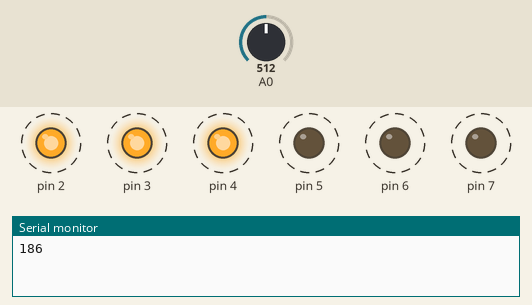
Recording of a sketch running on a simulated Arduino Uno, built with avr-gcc and run on an emulated ATmega328P. On the bench: output pins drawn as LEDs (lit = HIGH), the last lines printed to the serial monitor. Dashed ring = blinking. The test bench sets the inputs (shaded band); at power-on: A0 = 512.

Above: at 2.05 s.
2.1 s: A0 set to 306
At 2.95 s:
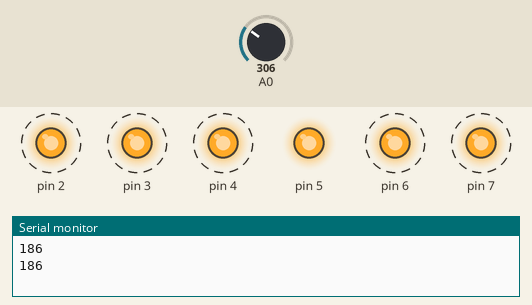
5.6 s: A0 set to 122
At 6.25 s:
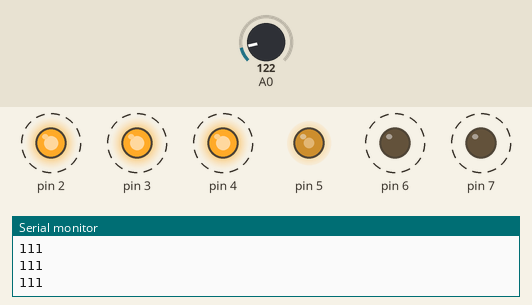
Timing chart, 0 to 15.1 s (numbered marks = the images above; inputs shaded):
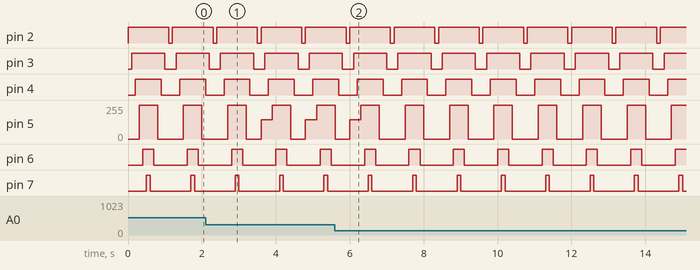

The sketch:

sei_led.ino
```cpp
int BASE=2;
int NUM=6;
void setup() {
  // put your setup code here, to run once:
  for(int i =BASE ; i<NUM+BASE ; i++){
    pinMode(i,OUTPUT);
  }

  pinMode(A0, INPUT);
  Serial.begin(9600);
}

void loop() {
  // put your main code here, to run repeatedly:

  int value = analogRead(A0);

  for(int i =BASE ; i<NUM+BASE ; i++){
    digitalWrite(i,HIGH);
   delay(100);
   //digitalWrite(i,LOW);
   // delay(100);
  }
 for(int i =NUM+BASE-1 ; i>=BASE ; i--){
    digitalWrite(i,LOW);
   delay(100);
  }
  int LEDbrightness ;
  int LEDnight ;

  LEDbrightness = map(value, 0,700, 0, 255 );
  LEDnight=255-LEDbrightness;
  if(LEDnight <80)LEDnight=0;
  analogWrite(value, LEDnight);
  Serial.println(LEDbrightness);


}
```

Measured:
- by itself, pin 2: alternates HIGH for 1.1 s and LOW for 0.10 s
- by itself, pin 3: alternates HIGH for 0.90 s and LOW for 0.30 s
- by itself, pin 4: alternates HIGH for 0.70 s and LOW for 0.50 s
- by itself, pin 6: alternates HIGH for 0.30 s and LOW for 0.90 s
- by itself, pin 7: alternates HIGH for 0.10 s and LOW for 1.1 s
